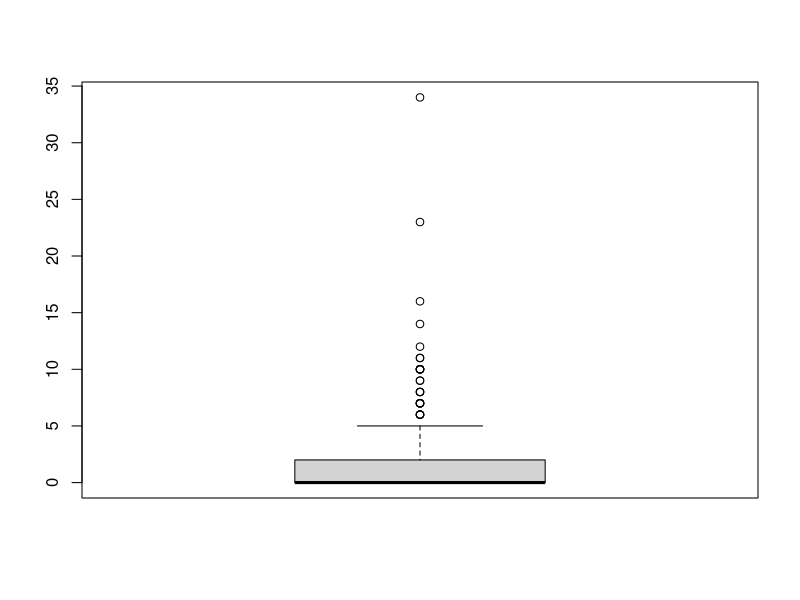

Write the R code that produced this figure. (Note: this script raises an error after producing the figure.)
## ---- chunk 1
library(tidyverse)
## ---- chunk 2
tweets <- read_csv("data/code_clan_tweets.csv")

dim(tweets)

names(tweets)

head(tweets)
## ---- chunk 3
boxplot(tweets$favorite_count)
## ---- chunk 4
tweets %>%
  filter(is_quote == FALSE) %>%
  summarise(total = sum(favorite_count))
## ---- chunk 5
tweets %>%
  group_by(source) %>%
  summarise(mean_retweet = mean(retweet_count))
## ---- chunk 6
tweets %>%
  group_by(media_type) %>%
  summarise(like_count = sum(favorite_count))%>%
  arrange(desc(like_count))%>%
  mutate(media_type = 
           replace(media_type,
                   is.na(media_type), "text")
         )
## ---- chunk 7
tweets %>%
  summarise(character_mean = mean(display_text_width))
## ---- chunk 8
info <- read_csv("data/code_clan_info.csv")
## ---- chunk 9
tweet_join <- inner_join(tweets, info, by = "tweet_id")
## ---- chunk 10
names(tweet_join)
## ---- chunk 11
hashtag_tip <- tweet_join %>%
  select(tweet_id, hashtags) %>%
  drop_na(hashtags) %>%
  mutate(hashtags = tolower(hashtags))
  
## ---- chunk 12
hashtag_vec <- pull(hashtag_tip, hashtags)

## ---- chunk 13
hashtag_string <- str_c(hashtag_vec, sep = " ")

hashtag_string
## ---- chunk 14
hash_pattern <- "[c("

hashtag_string %>%
  str_count(hash_pattern)
  
